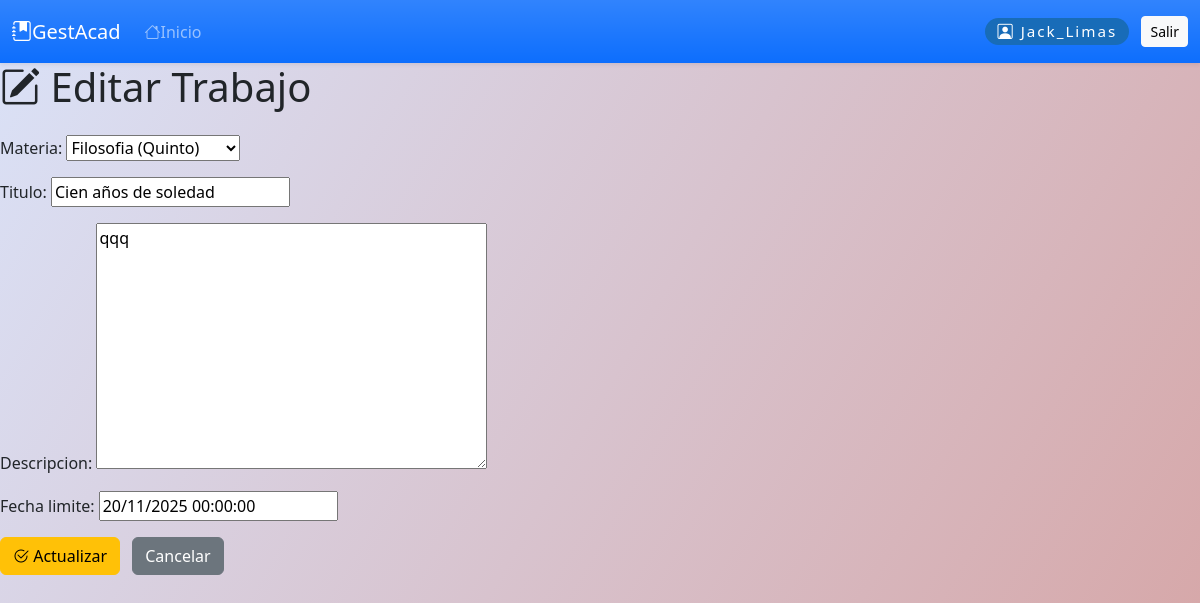
The app's page /trabajos/profesor/trabajos/editar/3/ (signed in) with its own data.
### trabajos/models.py (models this page shows, shortened)
class Trabajo(models.Model):
    materia = models.ForeignKey(Materia, on_delete=models.CASCADE, related_name='trabajos')
    profesor = models.ForeignKey(User, on_delete=models.CASCADE, limit_choices_to={'groups__name': 'Profesor'})
    titulo = models.CharField(max_length=200)
    descripcion = models.TextField(blank=True)
    fecha_limite = models.DateTimeField()
    fecha_creacion = models.DateTimeField(auto_now_add=True)

### trabajos/views.py (the view)
# urls.py: path('profesor/trabajos/editar/<int:trabajo_id>/', views.editar_trabajo, name='editar_trabajo'),
@login_required
def editar_trabajo(request, trabajo_id):
    rol = obtener_rol(request.user)
    trabajo = get_object_or_404(Trabajo, id=trabajo_id, profesor=request.user)
    if rol != 'profesor':
        messages.error(request, "Solo profesores pueden editar trabajos.")
        return redirect('trabajos:listar_trabajos')
    if request.method == 'POST':
        form = TrabajoForm(request.POST, instance=trabajo)
        if form.is_valid():
            form.save()
            messages.success(request, "Trabajo actualizado.")
            return redirect('trabajos:listar_trabajos')
    else:
        form = TrabajoForm(instance=trabajo)
    return render(request, 'trabajos/editar_trabajo.html', {'form': form})

### trabajos/forms.py
class TrabajoForm(forms.ModelForm):
    class Meta:
        model = Trabajo
        fields = ['materia', 'titulo', 'descripcion', 'fecha_limite']

### cursos/models.py (called while the page is built)
    def __str__(self):
        return f"{self.nombre} ({self.curso.nombre})"

### trabajos/views.py (called while the page is built)
def obtener_rol(user):
    grupos = user.groups.values_list('name', flat=True)
    if 'Profesor' in grupos or user.is_superuser:
        return 'profesor'
    elif 'Estudiante' in grupos:
        return 'estudiante'
    return None

### trabajos/templates/trabajos/editar_trabajo.html (shortened to what this page needs)
{% extends "base.html" %}
{% block content %}
<div class="content-box">
  <h1 class="mb-4"><i class="bi bi-pencil-square"></i> Editar Trabajo</h1>
  <form method="post">
    {{ form.as_p }}
    <button class="btn btn-warning" type="submit">
      <i class="bi bi-check2-circle"></i> Actualizar
    </button>
    <a href="{% url 'trabajos:listar_trabajos' %}" class="btn btn-secondary ms-2">Cancelar</a>
  </form>
</div>
{% endblock %}

### templates/base.html (shortened to what this page needs)
<!DOCTYPE html>
<html lang="es">
<head>
    <link href="https://cdn.jsdelivr.net/npm/bootstrap@5.3.2/dist/css/bootstrap.min.css" rel="stylesheet">
    <link href="https://cdn.jsdelivr.net/npm/bootstrap-icons@1.10.5/font/bootstrap-icons.css" rel="stylesheet">
</head>
<body>
<nav class="navbar navbar-expand-lg navbar-dark bg-gradient bg-primary shadow-sm">
  <div class="container-fluid">
    <a class="navbar-brand d-flex align-items-center" href="{% url 'dashboard:dashboard' %}">
        <i class="bi bi-journal-bookmark-fill"></i> GestAcad
    </a>
    <div class="collapse navbar-collapse" id="navbarSupportedContent">
      <ul class="navbar-nav me-auto mb-2 mb-lg-0">
        {% if rol == 'admin' %}
          <li class="nav-item"><a class="nav-link" href="{% url 'dashboard:dashboard' %}"><i class="bi bi-house-fill"></i>Dashboard</a></li>
          <li class="nav-item"><a class="nav-link" href="{% url 'usuarios:perfil' %}"><i class="bi bi-person-badge-fill"></i>Usuarios</a></li>
          <li class="nav-item"><a class="nav-link" href="{% url 'cursos:listar_cursos' %}"><i class="bi bi-easel2-fill"></i>Cursos</a></li>
          <li class="nav-item"><a class="nav-link" href="{% url 'cursos:listar_materias' %}"><i class="bi bi-journals"></i>Materias</a></li>
          <li class="nav-item"><a class="nav-link" href="{% url 'calificaciones:listar_calificaciones' %}"><i class="bi bi-award-fill"></i>Calificaciones</a></li>
          <li class="nav-item"><a class="nav-link" href="{% url 'asistencia:listar_asistencia' %}"><i class="bi bi-calendar-check-fill"></i>Asistencias</a></li>
        {% else %}
          <li class="nav-item"><a class="nav-link" href="{% url 'home' %}"><i class="bi bi-house"></i>Inicio</a></li>
        {% endif %}
      </ul>
      {% if user.is_authenticated %}
      <span class="navbar-text d-flex align-items-center">
        <span class="perfil-chip"><i class="bi bi-person-square"></i> {{ user.username }}</span>
        <form action="{% url 'usuarios:logout' %}" method="post" style="display:inline;">
            <button type="submit" class="btn btn-light btn-sm">Salir</button>
        </form>
      </span>
      {% endif %}
    </div>
  </div>
</nav>
{% block content %}{% endblock %}
</body>
</html>

### templates/base.html (style rules this page uses)
body { background: linear-gradient(120deg, #dae2f8 0%, #d6a4a4 100%); min-height: 100vh; margin: 0; }
.navbar { position: sticky; top: 0; z-index: 1000; }
.perfil-chip { background: #186cb8; color: #fff; border-radius: 1em; padding: 0.13em 0.8em 0.13em 0.8em; font-size: 0.95em; margin-right: 0.8em; letter-spacing: 0.13em; }

### records on screen
Trabajo: materia "Filosofia (Quinto)", titulo "Cien años de soledad", descripcion "qqq", fecha_limite "20/11/2025 00:00:00"

### other values on screen
{{ user.username }} "Jack_Limas"
